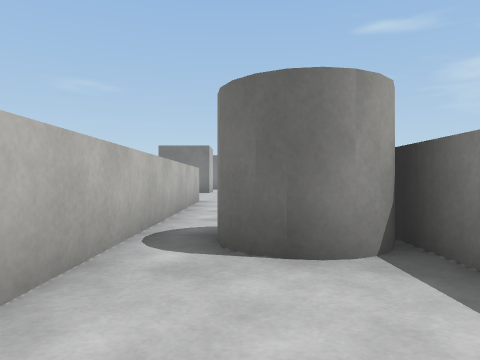
view 1 (above)

19 first-person views from a walk through a 3-D level made in the Unity game engine. The camera is 0.68 m above the floor, looks level and sees 70° across. The floor is counted in squares, 1 m on a side. Each view is taken from the middle of a square. On the plan, view 1 faces up. The plan holds only what a view shows up to about 10 squares ahead; the rest is blank. The place goes on beyond the plan. The player character is not drawn. Surface patterns are stand-ins for the level's own textures.

view 2
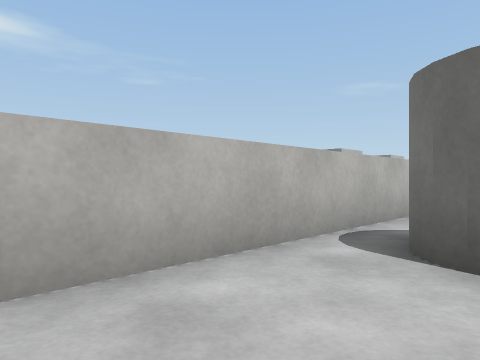

view 3
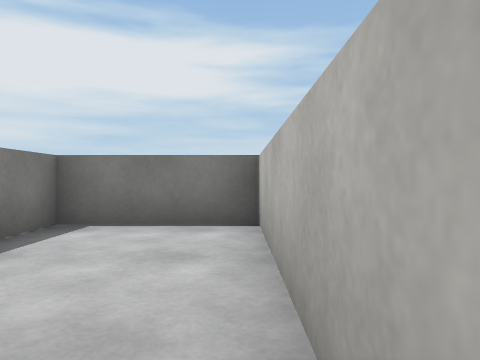

view 4
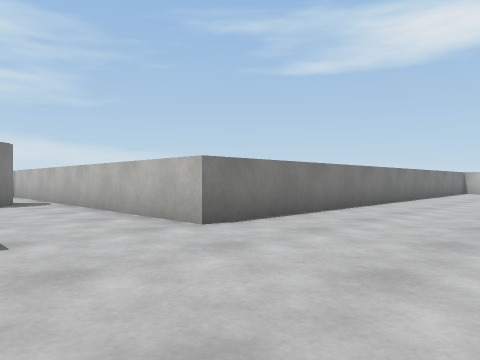

view 5
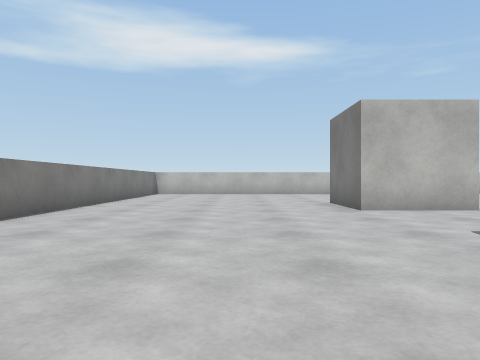

view 6
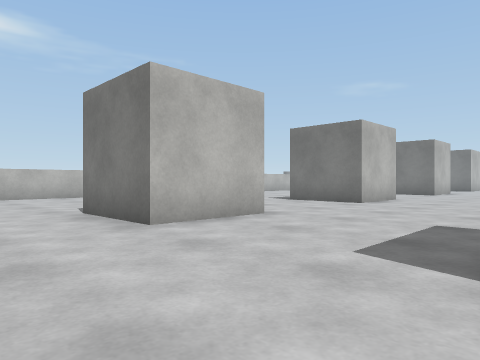

view 7
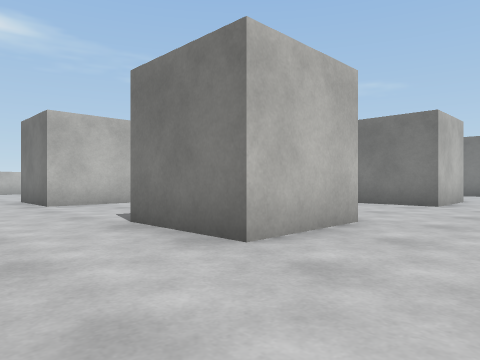

view 8
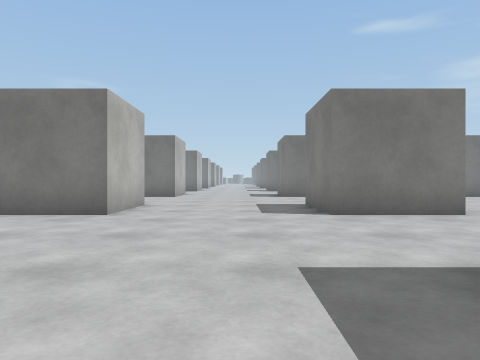

view 9
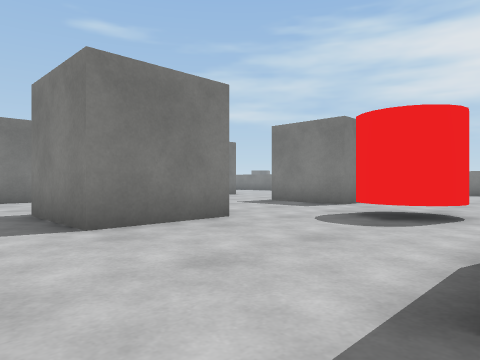

view 10
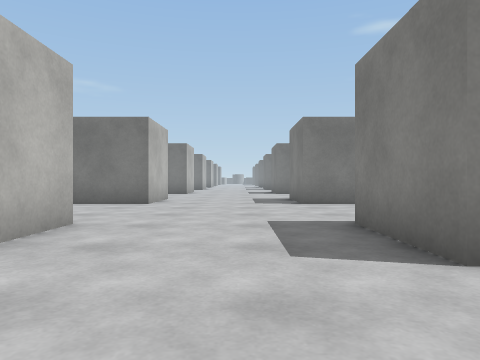

view 11
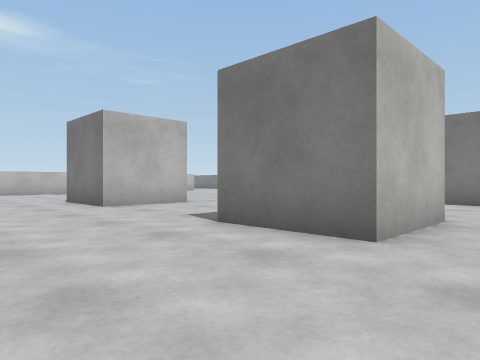

view 12
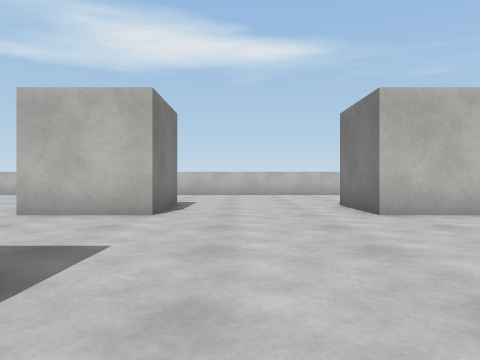

view 13
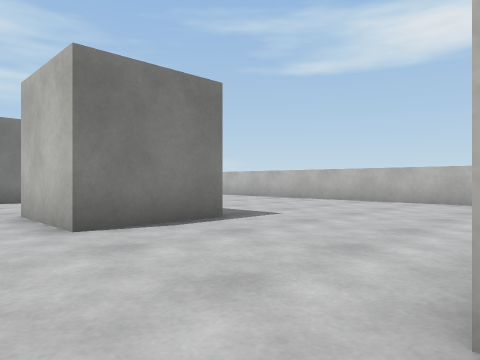

view 14
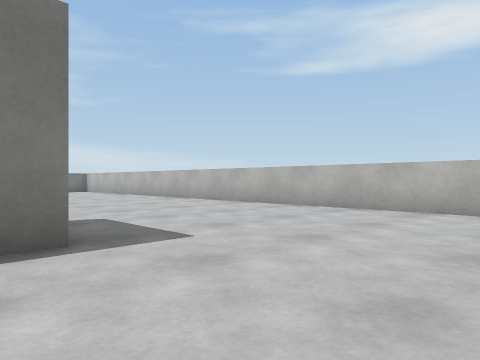

view 15
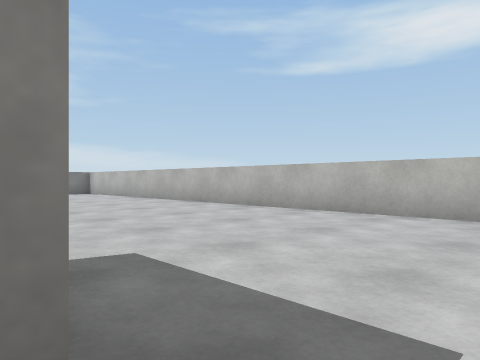

view 16
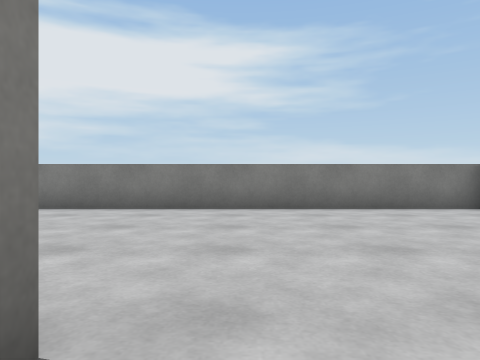

view 17
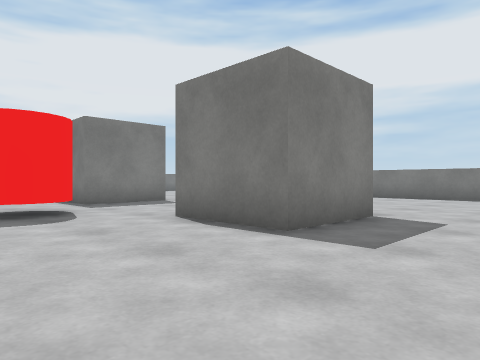

view 18
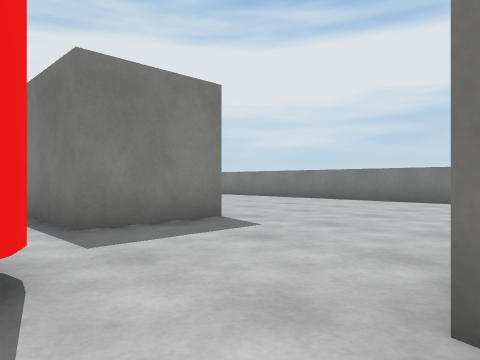

view 19
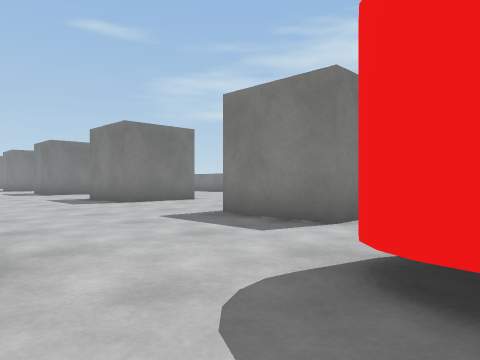

### Floor plan
Points are (right, up) in squares from view 1. A wall is a line through its corners. A room is listed if a view was taken in it or the views show most of it. See-through windows are left out.
Room 1 (views 1, 2, 3)
walls: (1.4, 3.1) (0.9, 2.9); (-1.4, -1.2) (1.8, -1.2) (1.8, 0.1); (-1.3, 4.5) (-1.3, 0)
ways out: opening at (-1, 5) to room 2
Room 2 (views 4, 5, 6, 7, 8, 9, 10, 11, 12, 13, 14, 15, 16, 17, 18, 19)
walls: (-1.6, 20.4) (-1.6, 17.7) (-4.2, 17.7); (-8.6, 20.4) (-8.6, 17.7) (-11.2, 17.7); (-9.5, 20.3) (-9, 20.3); (-1.6, 27.4) (-1.6, 24.7) (-3.8, 24.7); (2.8, 17.6) (2.8, 20.3) (5.5, 20.3); (-11.2, 27.3) (-8.6, 27.3) (-8.6, 24.6); (5.5, 24.7) (2.8, 24.7) (2.8, 27.4); (6.9, 22.5) (7.1, 23); (7.6, 21.4) (7.1, 21.6) (6.9, 22.1); (-1.6, 33.5) (-1.6, 31.7) (-4.2, 31.7); (-8.6, 33.5) (-8.6, 31.7) (-11.2, 31.7); (4.2, 31.7) (2.8, 31.7); (9.8, 17.6) (9.8, 20.3) (10.5, 20.3); (10.5, 24.7) (9.8, 24.7) (9.8, 27.4); (-17.7, 30) (-17.7, 20.5); (7.6, 10.9) (8.1, 10.9); (-17.8, 10.9) (-1.3, 10.9) (-1.3, 4.5)
ways out: opening at (-1, 5) to room 1

Positions as (right, up) in squares from view 1, and headings:
1: (0, 0), facing up
2: (1, 0), facing up-left
3: (-1, 4), facing down
4: (2, 15), facing down-left
5: (-1, 15), facing left
6: (-4, 15), facing up-left
7: (1, 15), facing up-left
8: (1, 18), facing up
9: (1, 20), facing up-right
10: (1, 22), facing up
11: (0, 28), facing up-left
12: (-2, 29), facing left
13: (-7, 32), facing down-left
14: (-10, 31), facing down-left
15: (-11, 28), facing down-left
16: (-12, 19), facing down
17: (0, 24), facing down-right
18: (5, 22), facing down-right
19: (5, 22), facing up-right
